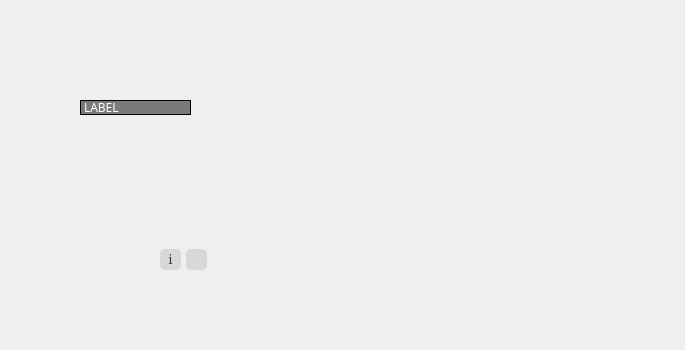
<?xml version="1.0" encoding="UTF-8"?>
<ui version="4.0">
 <class>Widget</class>
 <widget class="QWidget" name="Widget">
  <property name="geometry">
   <rect>
    <x>0</x>
    <y>0</y>
    <width>685</width>
    <height>350</height>
   </rect>
  </property>
  <property name="windowTitle">
   <string>Widget</string>
  </property>
  <widget class="QLabel" name="label_info">
   <property name="geometry">
    <rect>
     <x>80</x>
     <y>100</y>
     <width>111</width>
     <height>15</height>
    </rect>
   </property>
   <property name="font">
    <font>
     <family>微软雅黑</family>
     <pointsize>9</pointsize>
    </font>
   </property>
   <property name="styleSheet">
    <string notr="true">QLabel{
	background-color: rgba(110,110,110,230);
	color:white;
	border:1px solid black;
}</string>
   </property>
   <property name="text">
    <string>LABEL</string>
   </property>
   <property name="scaledContents">
    <bool>false</bool>
   </property>
  </widget>
  <widget class="QWidget" name="Btns" native="true">
   <property name="geometry">
    <rect>
     <x>160</x>
     <y>240</y>
     <width>61</width>
     <height>39</height>
    </rect>
   </property>
   <layout class="QHBoxLayout" name="horizontalLayout">
    <property name="spacing">
     <number>5</number>
    </property>
    <property name="sizeConstraint">
     <enum>QLayout::SetDefaultConstraint</enum>
    </property>
    <property name="leftMargin">
     <number>0</number>
    </property>
    <property name="topMargin">
     <number>0</number>
    </property>
    <property name="rightMargin">
     <number>0</number>
    </property>
    <property name="bottomMargin">
     <number>0</number>
    </property>
    <item>
     <widget class="QPushButton" name="btn_info">
      <property name="sizePolicy">
       <sizepolicy hsizetype="Fixed" vsizetype="Fixed">
        <horstretch>0</horstretch>
        <verstretch>0</verstretch>
       </sizepolicy>
      </property>
      <property name="minimumSize">
       <size>
        <width>21</width>
        <height>21</height>
       </size>
      </property>
      <property name="font">
       <font>
        <family>Elephant</family>
       </font>
      </property>
      <property name="styleSheet">
       <string notr="true">QPushButton{
	background-color:rgba(180,180,180,100);
	border-style:flat;
	border-radius:5px;
	color: rgb(50, 50, 50);
}
QPushButton:hover{
	background-color:rgba(180,180,180,200);
}
QPushButton:pressed{
	background-color:rgba(150,150,150,100);
}</string>
      </property>
      <property name="text">
       <string>i</string>
      </property>
     </widget>
    </item>
    <item>
     <widget class="QPushButton" name="btn_pin">
      <property name="sizePolicy">
       <sizepolicy hsizetype="Fixed" vsizetype="Fixed">
        <horstretch>0</horstretch>
        <verstretch>0</verstretch>
       </sizepolicy>
      </property>
      <property name="minimumSize">
       <size>
        <width>21</width>
        <height>21</height>
       </size>
      </property>
      <property name="font">
       <font>
        <family>Consolas</family>
       </font>
      </property>
      <property name="styleSheet">
       <string notr="true">QPushButton{
	background-color:rgba(180,180,180,100);
	border-style:flat;
	border-radius:5px;
}
QPushButton:hover{
	background-color:rgba(180,180,180,200);
}
QPushButton:pressed{
	background-color:rgba(150,150,150,100);
}</string>
      </property>
      <property name="text">
       <string/>
      </property>
      <property name="icon">
       <iconset resource="res.qrc">
        <normaloff>:/images/pin_off.ico</normaloff>:/images/pin_off.ico</iconset>
      </property>
      <property name="checkable">
       <bool>true</bool>
      </property>
     </widget>
    </item>
    <item>
     <spacer name="horizontalSpacer">
      <property name="orientation">
       <enum>Qt::Horizontal</enum>
      </property>
      <property name="sizeHint" stdset="0">
       <size>
        <width>40</width>
        <height>20</height>
       </size>
      </property>
     </spacer>
    </item>
   </layout>
  </widget>
  <widget class="CircleMenu" name="circleMenu" native="true">
   <property name="geometry">
    <rect>
     <x>440</x>
     <y>120</y>
     <width>161</width>
     <height>131</height>
    </rect>
   </property>
  </widget>
 </widget>
 <customwidgets>
  <customwidget>
   <class>CircleMenu</class>
   <extends>QWidget</extends>
   <header>circlemenu.h</header>
   <container>1</container>
  </customwidget>
 </customwidgets>
 <resources>
  <include location="res.qrc"/>
 </resources>
 <connections/>
</ui>
